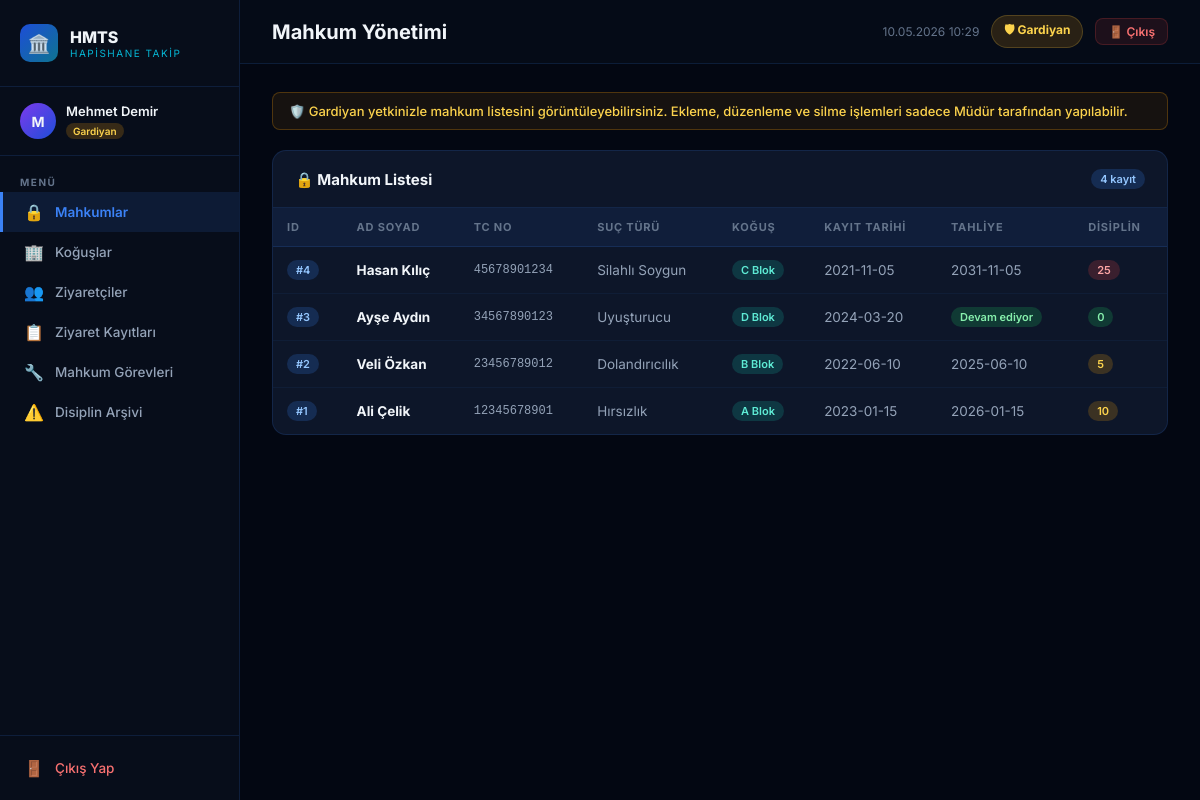
Page /frontend/mahkumlar.php (signed in) on the committed database.
### tables this page shows
CREATE TABLE IF NOT EXISTS mahkumlar (
    mahkum_id       INT AUTO_INCREMENT PRIMARY KEY,
    ad              VARCHAR(100) NOT NULL,
    soyad           VARCHAR(100) NOT NULL,
    tc_no           VARCHAR(11),
    suc_turu        VARCHAR(255),
    kayit_tarihi    DATE,
    tahliye_tarihi  DATE,
    kogus_id        INT,
    disiplin_puani  INT DEFAULT 0,
    FOREIGN KEY (kogus_id) REFERENCES koguslar(kogus_id) ON DELETE SET NULL
);

CREATE TABLE IF NOT EXISTS koguslar (
    kogus_id   INT AUTO_INCREMENT PRIMARY KEY,
    blok_adi   VARCHAR(100) NOT NULL,
    kapasite   INT DEFAULT 10,
    tip        VARCHAR(50) DEFAULT 'Normal'
);

### frontend/mahkumlar.php (the view, shortened to what this page needs)
<?php
require_once '../../backend/baglanti.php';
require_once '_layout.php';
$user_role = $_SESSION['hmts_user_role'] ?? '';
$is_mudur  = ($user_role === 'Müdür');
$mahkumlar = mysqli_query($baglanti, "SELECT m.*, k.blok_adi FROM mahkumlar m LEFT JOIN koguslar k ON m.kogus_id = k.kogus_id ORDER BY m.mahkum_id DESC");
?>
<?php if ($is_mudur): ?>
<div class="card" style="margin-bottom:24px;">
    <div class="card-header"><span class="card-title">➕ Yeni Mahkum Ekle</span></div>
    <div class="card-body">
        <form action="mahkumlar.php" method="GET">
            <div class="form-grid">
                <div class="form-group">
                    <label class="form-label">Ad</label>
                    <input class="form-control" type="text" name="ad" placeholder="Ad" required>
                </div>
                <div class="form-group">
                    <label class="form-label">Soyad</label>
                    <input class="form-control" type="text" name="soyad" placeholder="Soyad" required>
                </div>
                <div class="form-group">
                    <label class="form-label">TC Kimlik No</label>
                    <input class="form-control" type="text" name="tc_no" placeholder="11 haneli TC" maxlength="11">
                </div>
                <div class="form-group">
                    <label class="form-label">Suç Türü</label>
                    <input class="form-control" type="text" name="suc_turu" placeholder="Suç türü">
                </div>
                <div class="form-group">
                    <label class="form-label">Kayıt Tarihi</label>
                    <input class="form-control" type="date" name="kayit_tarihi">
                </div>
                <div class="form-group">
                    <label class="form-label">Tahliye Tarihi</label>
                    <input class="form-control" type="date" name="tahliye_tarihi">
                </div>
                <div class="form-group">
                    <label class="form-label">Koğuş</label>
                    <select class="form-control" name="kogus_id">
                        <option value="">– Seçiniz –</option>
                        <?php
                        $k1 = mysqli_query($baglanti, "SELECT * FROM koguslar ORDER BY blok_adi");
                        while ($k = mysqli_fetch_assoc($k1)):
                        ?>
                        <option value="<?= $k['kogus_id'] ?>"><?= htmlspecialchars($k['blok_adi']) ?> (Kap: <?= $k['kapasite'] ?>)</option>
                        <?php endwhile; ?>
                    </select>
                </div>
                <div class="form-group">
                    <label class="form-label">Disiplin Puanı</label>
                    <input class="form-control" type="number" name="disiplin_puani" value="0" min="0">
                </div>
            </div>
            <div style="margin-top:16px;">
                <button type="submit" name="kaydet" value="1" class="btn btn-success">💾 Kaydet</button>
            </div>
        </form>
    </div>
</div>
<?php else: ?>
<div class="readonly-notice">
    🛡️ Gardiyan yetkinizle mahkum listesini görüntüleyebilirsiniz. Ekleme, düzenleme ve silme işlemleri sadece Müdür tarafından yapılabilir.
</div>
<?php endif; ?>
<div class="card">
    <div class="card-header">
        <span class="card-title">🔒 Mahkum Listesi</span>
        <span class="badge badge-blue"><?= mysqli_num_rows($mahkumlar) ?> kayıt</span>
    </div>
    <div class="table-wrap">
        <table>
            <thead>
                <tr>
                    <th>ID</th><th>Ad Soyad</th><th>TC No</th><th>Suç Türü</th>
                    <th>Koğuş</th><th>Kayıt Tarihi</th><th>Tahliye</th><th>Disiplin</th>
                </tr>
            </thead>
            <tbody>
            <?php if (mysqli_num_rows($mahkumlar) === 0): ?>
                <tr><td colspan="<?= $is_mudur ? 9 : 8 ?>"><div class="empty-state"><div class="empty-icon">🔒</div><p>Henüz mahkum kaydı yok.</p></div></td></tr>
            <?php else: while ($m = mysqli_fetch_assoc($mahkumlar)):
                $dp = intval($m['disiplin_puani'] ?? 0);
                $dp_cls = $dp === 0 ? 'badge-green' : ($dp <= 10 ? 'badge-yellow' : 'badge-red');
            ?>
                <tr>
                    <td><span class="badge badge-blue">#<?= $m['mahkum_id'] ?></span></td>
                    <td><strong style="color:var(--text)"><?= htmlspecialchars($m['ad'] . ' ' . $m['soyad']) ?></strong></td>
                    <td style="font-family:monospace;font-size:12px;"><?= htmlspecialchars($m['tc_no'] ?? '–') ?></td>
                    <td><?= htmlspecialchars($m['suc_turu'] ?? '–') ?></td>
                    <td><span class="badge badge-teal"><?= htmlspecialchars($m['blok_adi'] ?? '–') ?></span></td>
                    <td><?= htmlspecialchars($m['kayit_tarihi'] ?? '–') ?></td>
                    <td><?= $m['tahliye_tarihi'] ? htmlspecialchars($m['tahliye_tarihi']) : '<span class="badge badge-green">Devam ediyor</span>' ?></td>
                    <td><span class="badge <?= $dp_cls ?>"><?= $dp ?></span></td>
                </tr>
            <?php endwhile; endif; ?>
            </tbody>
        </table>
    </div>
</div>

### frontend/_layout.php (style rules this page uses)
*, *::before, *::after { box-sizing: border-box; margin: 0; padding: 0; }
:root { --sidebar-w: 240px; --primary: #3b82f6; --primary-d: #1d4ed8; --accent: #06b6d4; --success: #22c55e; --warning: #f59e0b; --danger: #ef4444; --bg-deep: #030712; --bg-sidebar: #070d1a; --bg-card: #0d1629; --bg-card2: #111d35; --border: rgba(59,130,246,0.15); --border-h: rgba(59,130,246,0.4); --text: #f1f5f9; --text-muted: #64748b; --text-sub: #94a3b8; }
html, body { height: 100%; }
body { font-family: 'Inter', sans-serif; background: var(--bg-deep); color: var(--text); display: flex; min-height: 100vh; }
.card { background: var(--bg-card); border: 1px solid var(--border); border-radius: 14px; overflow: hidden; }
.card-header { padding: 18px 22px; border-bottom: 1px solid var(--border); display: flex; align-items: center; justify-content: space-between; }
.card-title { font-size: 15px; font-weight: 700; color: var(--text); }
.table-wrap { overflow-x: auto; }
table { width: 100%; border-collapse: collapse; }
thead tr { background: rgba(59,130,246,0.08); }
th { padding: 12px 14px; font-size: 11px; font-weight: 700; color: var(--text-muted); text-align: left; letter-spacing: 0.8px; text-transform: uppercase; border-bottom: 1px solid var(--border); white-space: nowrap; }
td { padding: 13px 14px; font-size: 13.5px; color: var(--text-sub); border-bottom: 1px solid rgba(59,130,246,0.06); }
tbody tr { transition: background 0.15s; }
tbody tr:last-child td { border-bottom: none; }
.badge { display: inline-flex; align-items: center; gap: 4px; padding: 3px 9px; border-radius: 20px; font-size: 11px; font-weight: 600; }
.badge-blue { background:rgba(59,130,246,0.2); color:#93c5fd; }
.badge-green { background:rgba(34,197,94,0.2); color:#86efac; }
.badge-red { background:rgba(239,68,68,0.2); color:#fca5a5; }
.badge-yellow { background:rgba(245,158,11,0.2); color:#fcd34d; }
.badge-teal { background:rgba(20,184,166,0.2); color:#5eead4; }
.readonly-notice { display:flex; align-items:center; gap:10px; padding:10px 16px; border-radius:8px; margin-bottom:20px; background:rgba(245,158,11,0.08); border:1px solid rgba(245,158,11,0.25); color:#fcd34d; font-size:13px; font-weight:500; }

### rows in the picture
mahkumlar: mahkum_id "4", ad+soyad "Hasan Kılıç", tc_no "45678901234", suc_turu "Silahlı Soygun", kogus.blok_adi "C Blok", kayit_tarihi "2021-11-05", tahliye_tarihi "2031-11-05", disiplin_puani "25"
mahkumlar: mahkum_id "3", ad+soyad "Ayşe Aydın", tc_no "34567890123", suc_turu "Uyuşturucu", kogus.blok_adi "D Blok", kayit_tarihi "2024-03-20", shows "Devam ediyor", disiplin_puani "0"
mahkumlar: mahkum_id "2", ad+soyad "Veli Özkan", tc_no "23456789012", suc_turu "Dolandırıcılık", kogus.blok_adi "B Blok", kayit_tarihi "2022-06-10", tahliye_tarihi "2025-06-10", disiplin_puani "5"
mahkumlar: mahkum_id "1", ad+soyad "Ali Çelik", tc_no "12345678901", suc_turu "Hırsızlık", kogus.blok_adi "A Blok", kayit_tarihi "2023-01-15", tahliye_tarihi "2026-01-15", disiplin_puani "10"

### other values in the picture
mb_substr($user_name, 0, 1) "M"
$user_name "Mehmet Demir"
$user_role "Gardiyan"
$item['icon'] "🔒"
$item['label'] "Mahkumlar"
$item['icon'] "🏢"
$item['label'] "Koğuşlar"
$item['icon'] "👥"
$item['label'] "Ziyaretçiler"
$item['icon'] "📋"
$item['label'] "Ziyaret Kayıtları"
$item['icon'] "🔧"
$item['label'] "Mahkum Görevleri"
$item['icon'] "⚠️"
$item['label'] "Disiplin Arşivi"
